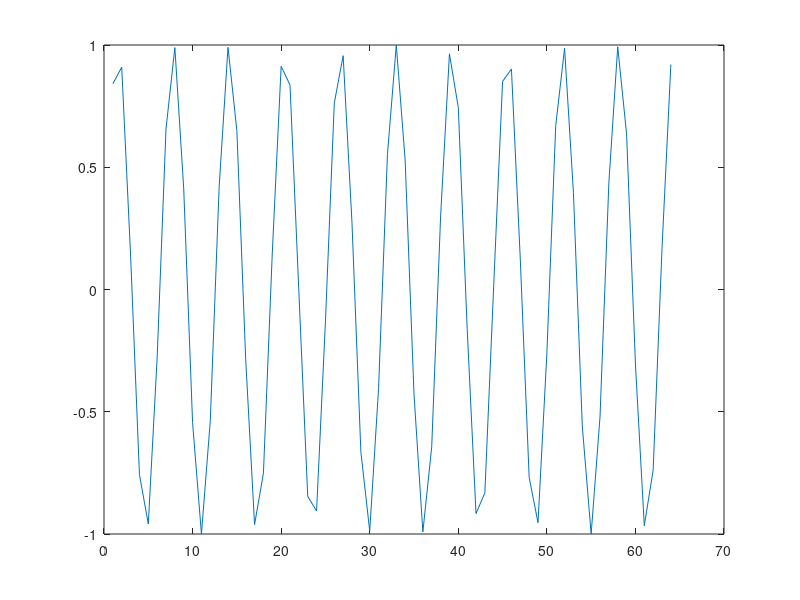

Here is the MATLAB script that generated this plot: (Note: this script raises an error after producing the figure.)
indata = rand( 1, 7777 ); % generate random data points 
for i = 4000:7000 % generate change of data complexity 
indata( i ) = 4*indata( i - 1 )*( 1 - indata( i - 1 ) ); 
end 

indata=1*sin(1:64);

figure;plot(indata);

s=chainCode(1:64,indata,1,10,0,0)

figure;plot(s.amplitudNorm);

figure;plot(s.chainSHCC)
